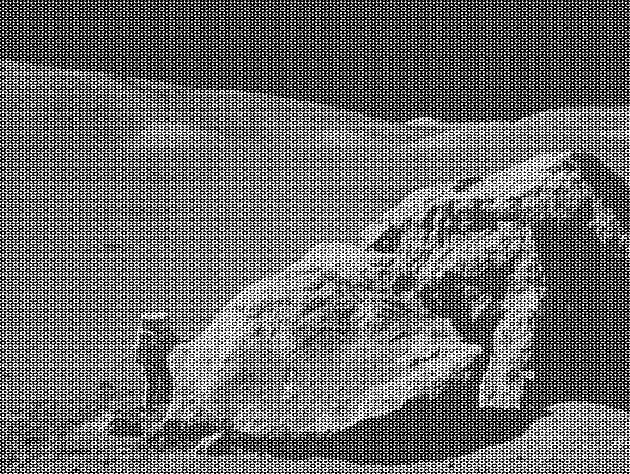
%> input picture notch.tif, 630 x 474 px
$ octave notch.m   (GNU Octave 9; MATLAB toolbox functions it lacks are replaced by stand-ins)
%> lines starting %> are read from the running program, lines starting %| are printed output that depends on the picture; in (x1, y1, x2, y2) boxes, pixels count from 0 and x2, y2 are one past the last pixel; in counts of white or black regions, pixels touching at a corner belong together; the program's own positions count from 1
    f=imread('C:\Users\Wazza\Documents\MATLAB\CODES\notch.tif');
%> f is the input picture: size 474x630 uint8; min 0, max 255, mean 108.1
    [M,N]=size(f);
%> M = 474; N = 630
    F=fft2(double(f));
    u=0:(M-1);
%> u = 474 values from 0 to 473
    v=0:(N-1);
%> v = 630 values from 0 to 629
    idx=find(u>M/2);
%> idx = 236 values from 239 to 474
    u(idx)=u(idx)-M;
    idy=find(v>N/2);
%> idy = 314 values from 317 to 630
    v(idy)=v(idy)-N;
    [V,U]=meshgrid(v,u);
    % shifting the FFT of the image so that the origin is at the center of the image
    F=fftshift(F);
    D=sqrt(U.^2+V.^2);
    NF = ones(size(F,1),size(F,2));
    NF(21:27,45:63) = 0;
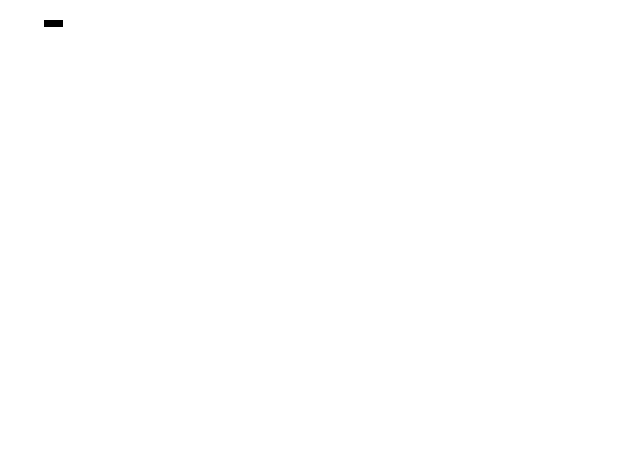
%> NF: size 474x630 double; values 0 (black) and 1 (white), 100% white; 1 black region, box (x1, y1, x2, y2) and area: (44, 20, 63, 27) 133
    NF(256-27:256-21,256-63:257-45) = 0;
    NF(47:53,63:81) = 0;
    NF(256-53:256-47,256-81:257-63) = 0;
    NF(73:79,81:99) = 0;
    NF(256-79:256-73,256-99:257-81) = 0;
    NF(99:105,99:117) = 0;
    NF(256-105:256-99,256-117:256-99) = 0;
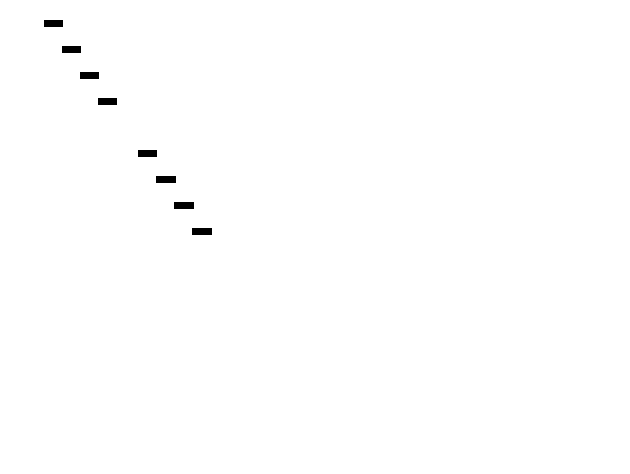
%> NF: size 474x630 double; values 0 (black) and 1 (white), 99.6% white; 8 black regions, largest, box (x1, y1, x2, y2) and area: (156, 176, 176, 183) 140, (174, 202, 194, 209) 140, (192, 228, 212, 235) 140
    G = F.*NF; % Apply the notch filters to the Fourier spectrum of the image
    G=ifftshift(G);
    figure;imshow(uint8(log(1+abs(G))),[]);
%> after `imshow(uint8(log(1+abs(G))),[])`:
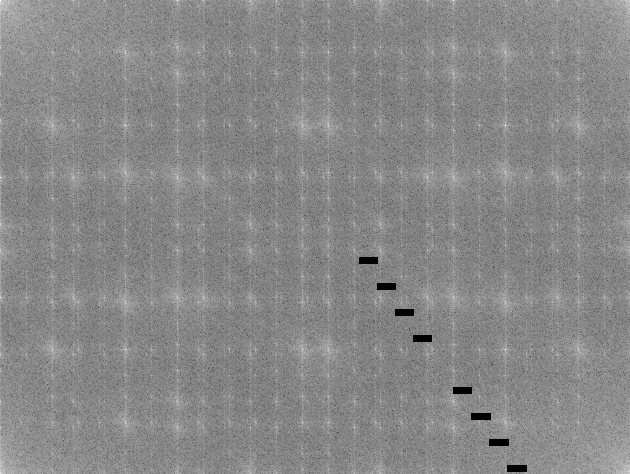
%> displayed picture: size 474x630, on the screen's scale of 0 to 255; min 0, max 255, mean 135.6
    g=real(ifft2(double(G)));
    figure;imshow(f),figure,imshow(g,[ ]);
